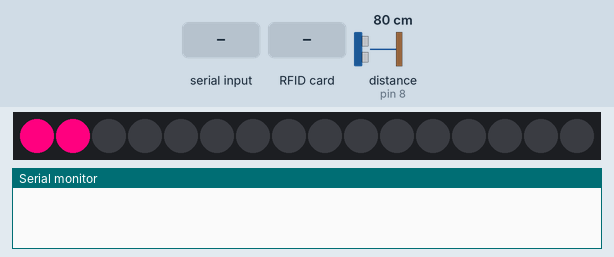
Simulated run of this sketch. Board: Arduino Uno, built with avr-gcc and run on an emulated ATmega328P. Parts: 16 RGB LEDs in strip order, left to right, the last lines printed to the serial monitor. Wiring (inferred from the names in the program): ultrasonic range finder: trigger pin 7; echo pin 8. Inputs (shaded band) come from the test bench; at power-on: distance to the obstacle (sensor on pin 8) 80 cm. The echo pulse lasts 58.3 µs per cm; dim RGB values are drawn brighter than linear.

Above: at 0.12 s.
At 1.0 s:
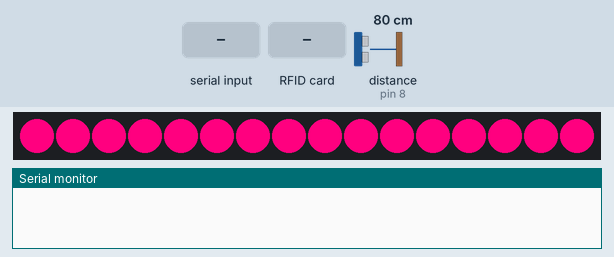
2.6 s: "LED::45\n" received over Serial
At 3.4 s:
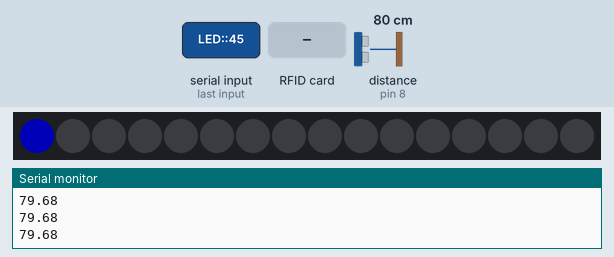
4.1 s: RFID card 5E 7A 19 C4 held to the reader
Timing chart, 0 to 7.1 s (numbered marks = the images above; inputs shaded):
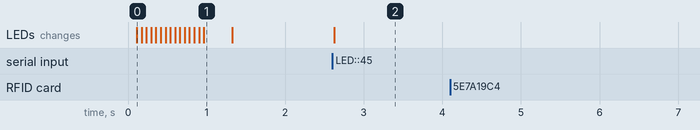

Measured:
- after the input at 2.6 s, the LEDs: change at once (image 2)

The sketch:

sensores_unity.ino
```cpp
#include <SPI.h>
#include <MFRC522.h>
#include <Adafruit_NeoPixel.h>

#define SS_PIN 10
#define RST_PIN 9
#define LED_PIN 6
#define LED_COUNT 16
#define TRIG_PIN 7
#define ECHO_PIN 8
#define INTERVALO_DISTANCIA 100
#define DISTANCIA_PRUEBA_CM 30

// Ponlo en true para probar el RFID, el sensor de distancia y el anillo LED
// solos desde el Monitor Serial, sin necesidad de Unity conectado.
// Vuelvelo a false antes de usarlo con Unity.
#define MODO_PRUEBA false

MFRC522 mfrc522(SS_PIN, RST_PIN);
Adafruit_NeoPixel anillo(LED_COUNT, LED_PIN, NEO_GRB + NEO_KHZ800);

String bufferSerial = "";
unsigned long ultimaMedicionDistancia = 0;

void setup() {
  Serial.begin(9600);
  SPI.begin();
  mfrc522.PCD_Init();

  pinMode(TRIG_PIN, OUTPUT);
  pinMode(ECHO_PIN, INPUT);

  anillo.begin();
  anillo.show();

  pruebaAnillo();

  if (MODO_PRUEBA) {
    Serial.println("Modo prueba activo: acerca la mano al sensor y pasa una tarjeta.");
  }
}

void loop() {
  leerRFID();
  leerDistancia();
  leerComandosSerial();
}

void pruebaAnillo() {
  for (int i = 0; i < LED_COUNT; i++) {
    anillo.setPixelColor(i, anillo.Color(255, 0, 127));
    anillo.show();
    delay(60);
  }
  delay(300);
  anillo.clear();
  anillo.show();
}

void leerRFID() {
  if (!mfrc522.PICC_IsNewCardPresent()) {
    return;
  }

  if (!mfrc522.PICC_ReadCardSerial()) {
    return;
  }

  String uid = "";
  for (byte i = 0; i < mfrc522.uid.size; i++) {
    if (mfrc522.uid.uidByte[i] < 0x10) {
      uid += "0";
    }
    uid += String(mfrc522.uid.uidByte[i], HEX);
  }
  uid.toUpperCase();

  if (MODO_PRUEBA) {
    Serial.print("Tarjeta detectada, UID: ");
    Serial.println(uid);
    anillo.fill(anillo.Color(0, 0, 80));
    anillo.show();
    delay(400);
    anillo.clear();
    anillo.show();
  } else {
    Serial.println(uid);
  }

  mfrc522.PICC_HaltA();
  mfrc522.PCD_StopCrypto1();
}

void leerDistancia() {
  unsigned long ahora = millis();

  if (ahora - ultimaMedicionDistancia < INTERVALO_DISTANCIA) {
    return;
  }

  ultimaMedicionDistancia = ahora;

  digitalWrite(TRIG_PIN, LOW);
  delayMicroseconds(2);
  digitalWrite(TRIG_PIN, HIGH);
  delayMicroseconds(10);
  digitalWrite(TRIG_PIN, LOW);

  long duracion = pulseIn(ECHO_PIN, HIGH, 30000);

  if (duracion <= 0) {
    if (MODO_PRUEBA) {
      Serial.println("Distancia: sin lectura");
    }
    return;
  }

  float distanciaCm = duracion * 0.0343 / 2;

  if (MODO_PRUEBA) {
    Serial.print("Distancia: ");
    Serial.print(distanciaCm);
    Serial.println(" cm");

    if (distanciaCm <= DISTANCIA_PRUEBA_CM) {
      anillo.fill(anillo.Color(80, 0, 0));
    } else {
      anillo.clear();
    }
    anillo.show();
  } else {
    Serial.println(distanciaCm);
  }
}

void leerComandosSerial() {
  while (Serial.available() > 0) {
    char c = Serial.read();

    if (c == '\n') {
      procesarComandoLed(bufferSerial);
      bufferSerial = "";
    }
    else if (c != '\r') {
      bufferSerial += c;
    }
  }
}

void procesarComandoLed(String comando) {
  if (!comando.startsWith("LED:")) {
    return;
  }

  int primerosDosPuntos = comando.indexOf(':', 4);
  if (primerosDosPuntos == -1) {
    return;
  }

  String indicesStr = comando.substring(4, primerosDosPuntos);
  String colorHex = comando.substring(primerosDosPuntos + 1);

  long colorLong = strtol(colorHex.c_str(), NULL, 16);
  byte r = (colorLong >> 16) & 0xFF;
  byte g = (colorLong >> 8) & 0xFF;
  byte b = colorLong & 0xFF;

  anillo.clear();

  int inicio = 0;
  int fin = indicesStr.indexOf(',');

  while (true) {
    String indiceStr = (fin == -1) ? indicesStr.substring(inicio) : indicesStr.substring(inicio, fin);
    int indice = indiceStr.toInt();

    if (indice >= 0 && indice < LED_COUNT) {
      anillo.setPixelColor(indice, anillo.Color(r, g, b));
    }

    if (fin == -1) {
      break;
    }

    inicio = fin + 1;
    fin = indicesStr.indexOf(',', inicio);
  }

  anillo.show();
}
```
